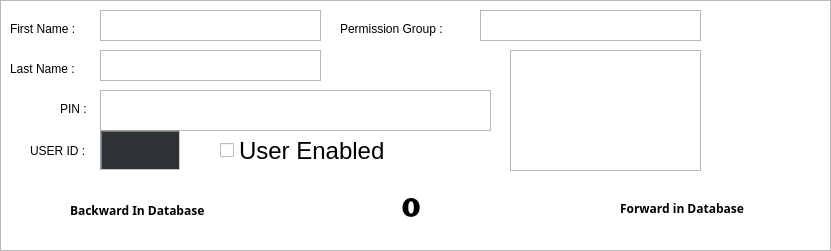
   <widget class="QFrame" name="frame_3">
    <property name="geometry">
     <rect>
      <x>10</x>
      <y>10</y>
      <width>831</width>
      <height>251</height>
     </rect>
    </property>
    <property name="frameShape">
     <enum>QFrame::StyledPanel</enum>
    </property>
    <property name="frameShadow">
     <enum>QFrame::Raised</enum>
    </property>
    <widget class="QLabel" name="label_3">
     <property name="geometry">
      <rect>
       <x>10</x>
       <y>20</y>
       <width>91</width>
       <height>17</height>
      </rect>
     </property>
     <property name="text">
      <string>First Name :</string>
     </property>
    </widget>
    <widget class="QPlainTextEdit" name="plainTextEdit">
     <property name="geometry">
      <rect>
       <x>100</x>
       <y>10</y>
       <width>221</width>
       <height>31</height>
      </rect>
     </property>
     <property name="font">
      <font>
       <pointsize>14</pointsize>
      </font>
     </property>
     <property name="focusPolicy">
      <enum>Qt::WheelFocus</enum>
     </property>
     <property name="verticalScrollBarPolicy">
      <enum>Qt::ScrollBarAlwaysOff</enum>
     </property>
     <property name="horizontalScrollBarPolicy">
      <enum>Qt::ScrollBarAlwaysOff</enum>
     </property>
    </widget>
    <widget class="QLabel" name="label_4">
     <property name="geometry">
      <rect>
       <x>10</x>
       <y>60</y>
       <width>91</width>
       <height>17</height>
      </rect>
     </property>
     <property name="text">
      <string>Last Name :</string>
     </property>
    </widget>
    <widget class="QPlainTextEdit" name="plainTextEdit_2">
     <property name="geometry">
      <rect>
       <x>100</x>
       <y>50</y>
       <width>221</width>
       <height>31</height>
      </rect>
     </property>
     <property name="font">
      <font>
       <pointsize>14</pointsize>
      </font>
     </property>
     <property name="verticalScrollBarPolicy">
      <enum>Qt::ScrollBarAlwaysOff</enum>
     </property>
     <property name="horizontalScrollBarPolicy">
      <enum>Qt::ScrollBarAlwaysOff</enum>
     </property>
    </widget>
    <widget class="QLabel" name="label_5">
     <property name="geometry">
      <rect>
       <x>60</x>
       <y>100</y>
       <width>41</width>
       <height>17</height>
      </rect>
     </property>
     <property name="text">
      <string>PIN :</string>
     </property>
    </widget>
    <widget class="QPlainTextEdit" name="plainTextEdit_3">
     <property name="geometry">
      <rect>
       <x>100</x>
       <y>90</y>
       <width>391</width>
       <height>41</height>
      </rect>
     </property>
     <property name="palette">
      <palette>
       <active>
        <colorrole role="Base">
         <brush brushstyle="SolidPattern">
          <color alpha="255">
           <red>255</red>
           <green>255</green>
           <blue>255</blue>
          </color>
         </brush>
        </colorrole>
       </active>
       <inactive>
        <colorrole role="Base">
         <brush brushstyle="SolidPattern">
          <color alpha="255">
           <red>255</red>
           <green>255</green>
           <blue>255</blue>
          </color>
         </brush>
        </colorrole>
       </inactive>
       <disabled>
        <colorrole role="Base">
         <brush brushstyle="SolidPattern">
          <color alpha="255">
           <red>239</red>
           <green>235</green>
           <blue>231</blue>
          </color>
         </brush>
        </colorrole>
       </disabled>
      </palette>
     </property>
     <property name="font">
      <font>
       <pointsize>14</pointsize>
      </font>
     </property>
     <property name="acceptDrops">
      <bool>true</bool>
     </property>
     <property name="autoFillBackground">
      <bool>false</bool>
     </property>
     <property name="verticalScrollBarPolicy">
      <enum>Qt::ScrollBarAlwaysOff</enum>
     </property>
     <property name="horizontalScrollBarPolicy">
      <enum>Qt::ScrollBarAlwaysOff</enum>
     </property>
    </widget>
    <widget class="QLabel" name="label_6">
     <property name="geometry">
      <rect>
       <x>340</x>
       <y>20</y>
       <width>131</width>
       <height>17</height>
      </rect>
     </property>
     <property name="text">
      <string>Permission Group :</string>
     </property>
    </widget>
    <widget class="QPlainTextEdit" name="plainTextEdit_4">
     <property name="geometry">
      <rect>
       <x>480</x>
       <y>10</y>
       <width>221</width>
       <height>31</height>
      </rect>
     </property>
     <property name="font">
      <font>
       <pointsize>14</pointsize>
      </font>
     </property>
     <property name="verticalScrollBarPolicy">
      <enum>Qt::ScrollBarAlwaysOff</enum>
     </property>
     <property name="horizontalScrollBarPolicy">
      <enum>Qt::ScrollBarAlwaysOff</enum>
     </property>
    </widget>
    <widget class="QCheckBox" name="checkBox">
     <property name="geometry">
      <rect>
       <x>220</x>
       <y>130</y>
       <width>251</width>
       <height>41</height>
      </rect>
     </property>
     <property name="font">
      <font>
       <pointsize>18</pointsize>
      </font>
     </property>
     <property name="text">
      <string>User Enabled</string>
     </property>
    </widget>
    <widget class="QPushButton" name="pushButton_50">
     <property name="geometry">
      <rect>
       <x>210</x>
       <y>160</y>
       <width>121</width>
       <height>91</height>
      </rect>
     </property>
     <property name="palette">
      <palette>
       <active>
        <colorrole role="Button">
         <brush brushstyle="SolidPattern">
          <color alpha="255">
           <red>46</red>
           <green>52</green>
           <blue>54</blue>
          </color>
         </brush>
        </colorrole>
        <colorrole role="ButtonText">
         <brush brushstyle="SolidPattern">
          <color alpha="255">
           <red>255</red>
           <green>255</green>
           <blue>255</blue>
          </color>
         </brush>
        </colorrole>
       </active>
       <inactive>
        <colorrole role="Button">
         <brush brushstyle="SolidPattern">
          <color alpha="255">
           <red>46</red>
           <green>52</green>
           <blue>54</blue>
          </color>
         </brush>
        </colorrole>
        <colorrole role="ButtonText">
         <brush brushstyle="SolidPattern">
          <color alpha="255">
           <red>255</red>
           <green>255</green>
           <blue>255</blue>
          </color>
         </brush>
        </colorrole>
       </inactive>
       <disabled>
        <colorrole role="Button">
         <brush brushstyle="SolidPattern">
          <color alpha="255">
           <red>46</red>
           <green>52</green>
           <blue>54</blue>
          </color>
         </brush>
        </colorrole>
        <colorrole role="ButtonText">
         <brush brushstyle="SolidPattern">
          <color alpha="255">
           <red>190</red>
           <green>190</green>
           <blue>190</blue>
          </color>
         </brush>
        </colorrole>
       </disabled>
      </palette>
     </property>
     <property name="focusPolicy">
      <enum>Qt::NoFocus</enum>
     </property>
     <property name="text">
      <string/>
     </property>
     <property name="icon">
      <iconset>
       <normaloff>../build-aces-Desktop-Debug/icons/back_button_gray.png</normaloff>../build-aces-Desktop-Debug/icons/back_button_gray.png</iconset>
     </property>
     <property name="iconSize">
      <size>
       <width>80</width>
       <height>80</height>
      </size>
     </property>
     <property name="flat">
      <bool>true</bool>
     </property>
    </widget>
    <widget class="QPushButton" name="pushButton_51">
     <property name="geometry">
      <rect>
       <x>500</x>
       <y>160</y>
       <width>121</width>
       <height>91</height>
      </rect>
     </property>
     <property name="palette">
      <palette>
       <active>
        <colorrole role="Button">
         <brush brushstyle="SolidPattern">
          <color alpha="255">
           <red>46</red>
           <green>52</green>
           <blue>54</blue>
          </color>
         </brush>
        </colorrole>
        <colorrole role="ButtonText">
         <brush brushstyle="SolidPattern">
          <color alpha="255">
           <red>255</red>
           <green>255</green>
           <blue>255</blue>
          </color>
         </brush>
        </colorrole>
       </active>
       <inactive>
        <colorrole role="Button">
         <brush brushstyle="SolidPattern">
          <color alpha="255">
           <red>46</red>
           <green>52</green>
           <blue>54</blue>
          </color>
         </brush>
        </colorrole>
        <colorrole role="ButtonText">
         <brush brushstyle="SolidPattern">
          <color alpha="255">
           <red>255</red>
           <green>255</green>
           <blue>255</blue>
          </color>
         </brush>
        </colorrole>
       </inactive>
       <disabled>
        <colorrole role="Button">
         <brush brushstyle="SolidPattern">
          <color alpha="255">
           <red>46</red>
           <green>52</green>
           <blue>54</blue>
          </color>
         </brush>
        </colorrole>
        <colorrole role="ButtonText">
         <brush brushstyle="SolidPattern">
          <color alpha="255">
           <red>190</red>
           <green>190</green>
           <blue>190</blue>
          </color>
         </brush>
        </colorrole>
       </disabled>
      </palette>
     </property>
     <property name="focusPolicy">
      <enum>Qt::NoFocus</enum>
     </property>
     <property name="text">
      <string/>
     </property>
     <property name="icon">
      <iconset>
       <normaloff>../build-aces-Desktop-Debug/icons/forward_button_gray.png</normaloff>../build-aces-Desktop-Debug/icons/forward_button_gray.png</iconset>
     </property>
     <property name="iconSize">
      <size>
       <width>80</width>
       <height>80</height>
      </size>
     </property>
     <property name="flat">
      <bool>true</bool>
     </property>
    </widget>
    <widget class="QLabel" name="label_7">
     <property name="geometry">
      <rect>
       <x>70</x>
       <y>200</y>
       <width>151</width>
       <height>20</height>
      </rect>
     </property>
     <property name="font">
      <font>
       <family>Ubuntu Condensed</family>
       <weight>75</weight>
       <bold>true</bold>
      </font>
     </property>
     <property name="text">
      <string>Backward In Database</string>
     </property>
    </widget>
    <widget class="QLabel" name="label_8">
     <property name="geometry">
      <rect>
       <x>620</x>
       <y>200</y>
       <width>141</width>
       <height>17</height>
      </rect>
     </property>
     <property name="font">
      <font>
       <family>Ubuntu Condensed</family>
       <weight>75</weight>
       <bold>true</bold>
      </font>
     </property>
     <property name="text">
      <string>Forward in Database</string>
     </property>
    </widget>
    <widget class="QLabel" name="label_9">
     <property name="geometry">
      <rect>
       <x>310</x>
       <y>190</y>
       <width>201</width>
       <height>41</height>
      </rect>
     </property>
     <property name="font">
      <font>
       <family>URW Bookman L</family>
       <pointsize>20</pointsize>
       <weight>75</weight>
       <bold>true</bold>
      </font>
     </property>
     <property name="text">
      <string>0</string>
     </property>
     <property name="alignment">
      <set>Qt::AlignCenter</set>
     </property>
    </widget>
    <widget class="QLabel" name="label_10">
     <property name="geometry">
      <rect>
       <x>30</x>
       <y>140</y>
       <width>67</width>
       <height>21</height>
      </rect>
     </property>
     <property name="text">
      <string>USER ID :</string>
     </property>
    </widget>
    <widget class="QLabel" name="label_11">
     <property name="geometry">
      <rect>
       <x>100</x>
       <y>130</y>
       <width>81</width>
       <height>41</height>
      </rect>
     </property>
     <property name="palette">
      <palette>
       <active>
        <colorrole role="WindowText">
         <brush brushstyle="SolidPattern">
          <color alpha="255">
           <red>186</red>
           <green>189</green>
           <blue>182</blue>
          </color>
         </brush>
        </colorrole>
        <colorrole role="Text">
         <brush brushstyle="SolidPattern">
          <color alpha="255">
           <red>203</red>
           <green>199</green>
           <blue>196</blue>
          </color>
         </brush>
        </colorrole>
        <colorrole role="ButtonText">
         <brush brushstyle="SolidPattern">
          <color alpha="255">
           <red>203</red>
           <green>199</green>
           <blue>196</blue>
          </color>
         </brush>
        </colorrole>
        <colorrole role="Base">
         <brush brushstyle="SolidPattern">
          <color alpha="255">
           <red>118</red>
           <green>116</green>
           <blue>114</blue>
          </color>
         </brush>
        </colorrole>
        <colorrole role="Window">
         <brush brushstyle="SolidPattern">
          <color alpha="255">
           <red>46</red>
           <green>52</green>
           <blue>54</blue>
          </color>
         </brush>
        </colorrole>
       </active>
       <inactive>
        <colorrole role="WindowText">
         <brush brushstyle="SolidPattern">
          <color alpha="255">
           <red>186</red>
           <green>189</green>
           <blue>182</blue>
          </color>
         </brush>
        </colorrole>
        <colorrole role="Text">
         <brush brushstyle="SolidPattern">
          <color alpha="255">
           <red>203</red>
           <green>199</green>
           <blue>196</blue>
          </color>
         </brush>
        </colorrole>
        <colorrole role="ButtonText">
         <brush brushstyle="SolidPattern">
          <color alpha="255">
           <red>203</red>
           <green>199</green>
           <blue>196</blue>
          </color>
         </brush>
        </colorrole>
        <colorrole role="Base">
         <brush brushstyle="SolidPattern">
          <color alpha="255">
           <red>118</red>
           <green>116</green>
           <blue>114</blue>
          </color>
         </brush>
        </colorrole>
        <colorrole role="Window">
         <brush brushstyle="SolidPattern">
          <color alpha="255">
           <red>46</red>
           <green>52</green>
           <blue>54</blue>
          </color>
         </brush>
        </colorrole>
       </inactive>
       <disabled>
        <colorrole role="WindowText">
         <brush brushstyle="SolidPattern">
          <color alpha="255">
           <red>190</red>
           <green>190</green>
           <blue>190</blue>
          </color>
         </brush>
        </colorrole>
        <colorrole role="Text">
         <brush brushstyle="SolidPattern">
          <color alpha="255">
           <red>190</red>
           <green>190</green>
           <blue>190</blue>
          </color>
         </brush>
        </colorrole>
        <colorrole role="ButtonText">
         <brush brushstyle="SolidPattern">
          <color alpha="255">
           <red>190</red>
           <green>190</green>
           <blue>190</blue>
          </color>
         </brush>
        </colorrole>
        <colorrole role="Base">
         <brush brushstyle="SolidPattern">
          <color alpha="255">
           <red>46</red>
           <green>52</green>
           <blue>54</blue>
          </color>
         </brush>
        </colorrole>
        <colorrole role="Window">
         <brush brushstyle="SolidPattern">
          <color alpha="255">
           <red>46</red>
           <green>52</green>
           <blue>54</blue>
          </color>
         </brush>
        </colorrole>
       </disabled>
      </palette>
     </property>
     <property name="font">
      <font>
       <family>URW Bookman L</family>
       <pointsize>12</pointsize>
       <weight>75</weight>
       <bold>true</bold>
      </font>
     </property>
     <property name="autoFillBackground">
      <bool>true</bool>
     </property>
     <property name="frameShape">
      <enum>QFrame::WinPanel</enum>
     </property>
     <property name="frameShadow">
      <enum>QFrame::Sunken</enum>
     </property>
     <property name="text">
      <string/>
     </property>
     <property name="alignment">
      <set>Qt::AlignRight|Qt::AlignTrailing|Qt::AlignVCenter</set>
     </property>
    </widget>
    <widget class="QListWidget" name="listWidget">
     <property name="geometry">
      <rect>
       <x>510</x>
       <y>50</y>
       <width>191</width>
       <height>121</height>
      </rect>
     </property>
     <property name="font">
      <font>
       <pointsize>14</pointsize>
      </font>
     </property>
     <property name="focusPolicy">
      <enum>Qt::NoFocus</enum>
     </property>
     <property name="verticalScrollBarPolicy">
      <enum>Qt::ScrollBarAlwaysOff</enum>
     </property>
     <property name="horizontalScrollBarPolicy">
      <enum>Qt::ScrollBarAlwaysOff</enum>
     </property>
    </widget>
    <widget class="QGraphicsView" name="graphicsView_2">
     <property name="geometry">
      <rect>
       <x>0</x>
       <y>0</y>
       <width>831</width>
       <height>251</height>
      </rect>
     </property>
     <property name="verticalScrollBarPolicy">
      <enum>Qt::ScrollBarAlwaysOff</enum>
     </property>
     <property name="horizontalScrollBarPolicy">
      <enum>Qt::ScrollBarAlwaysOff</enum>
     </property>
    </widget>
    <zorder>graphicsView_2</zorder>
    <zorder>label_3</zorder>
    <zorder>plainTextEdit</zorder>
    <zorder>label_4</zorder>
    <zorder>plainTextEdit_2</zorder>
    <zorder>label_5</zorder>
    <zorder>plainTextEdit_3</zorder>
    <zorder>label_6</zorder>
    <zorder>plainTextEdit_4</zorder>
    <zorder>checkBox</zorder>
    <zorder>pushButton_50</zorder>
    <zorder>pushButton_51</zorder>
    <zorder>label_7</zorder>
    <zorder>label_8</zorder>
    <zorder>label_9</zorder>
    <zorder>label_10</zorder>
    <zorder>label_11</zorder>
    <zorder>listWidget</zorder>
   </widget>
